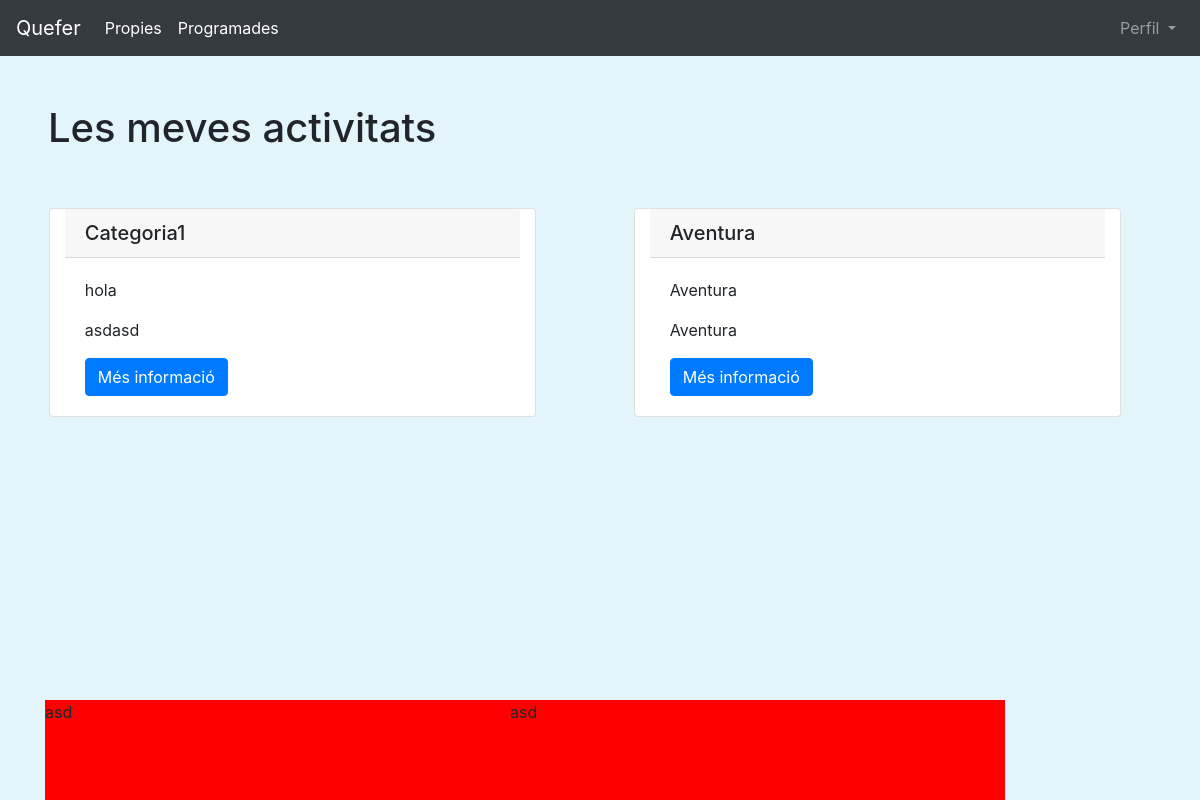
Before: /activitatsPropies/ (signed in) with the older database file.
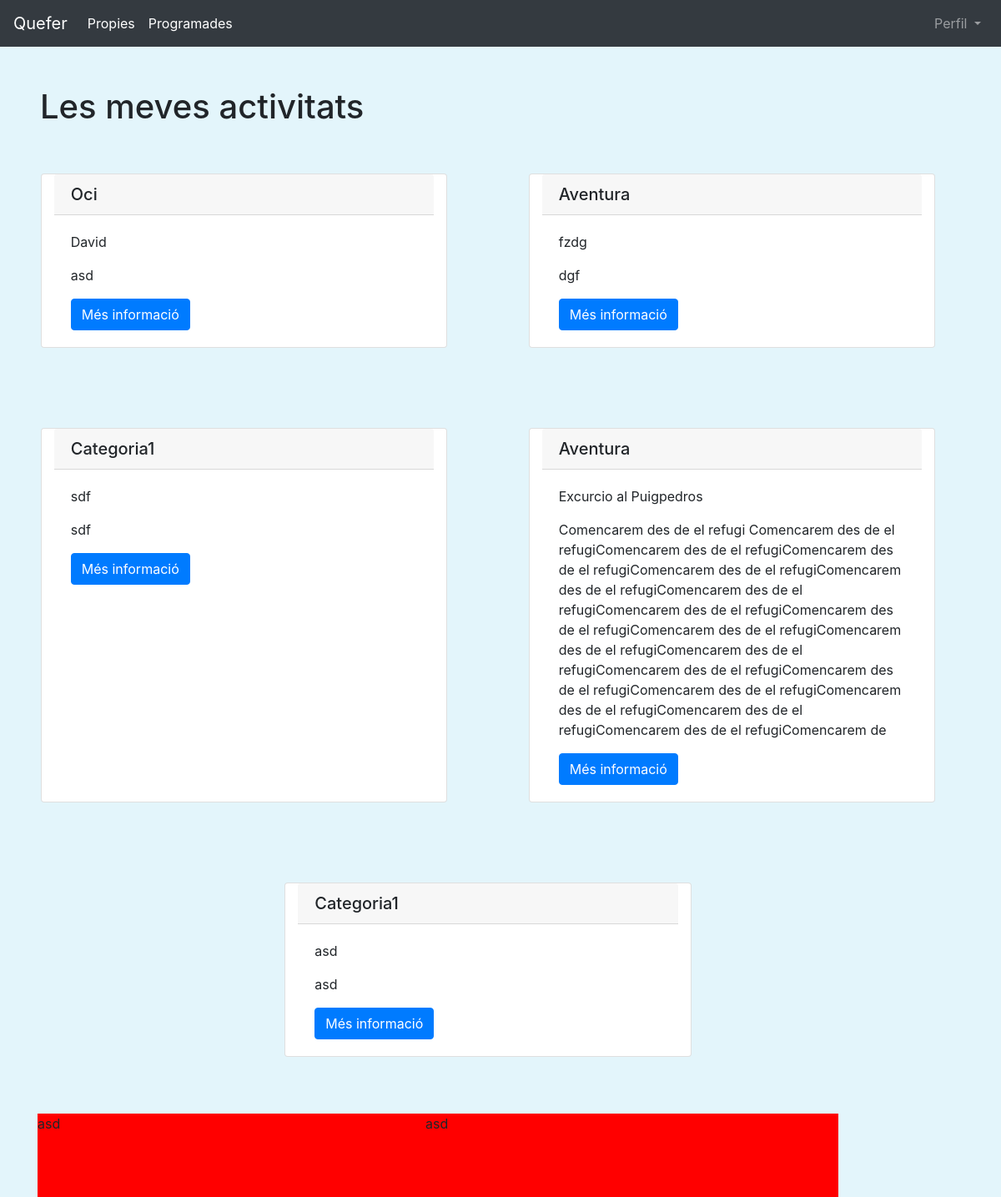
After: the same page with the newer database file.
### activitats/models.py (models this page shows, shortened)
class Activitat(models.Model):
    nom = models.CharField(max_length=50, blank=False, default='', verbose_name="Nom")
    descripcio = models.TextField(max_length=500, blank=False, default='', verbose_name="Descripcio")
    dia = models.DateTimeField(max_length=100,verbose_name="Inici")
    diafinal = models.DateTimeField(max_length=100,verbose_name="Final")
    localitat = models.ForeignKey(Localitat,on_delete=models.CASCADE)
    categoria = models.ForeignKey(Categoria, on_delete=models.CASCADE)
    creador = models.CharField(max_length=250, blank=False, default='', verbose_name="Nom")
    persones_inscrites = models.ManyToManyField(Persona, through='activitat_persones_inscrites')

class Categoria(models.Model):
    nom = models.CharField(max_length=100, blank=False, default='',verbose_name="nom")
    def __str__(self):
        return self.nom

### activitats/views.py (the view)
# urls.py: url(r'activitatsPropies/$', views.activitatsPropies, name='activitatsPropies'),
@login_required
def activitatsPropies(request):
    nom = Q(creador= str(request.user.get_username()))
    activitats = Activitat.objects.filter(nom)
    context = {
        "activtats": activitats,
    }
    return render(request, 'activitats/lesMevesActivitats.html', context)

### activitats/templates/activitats/lesMevesActivitats.html (shortened to what this page needs)
{% extends 'base.html' %}
{% block quefer %}{% url 'activitats:pantallaInici'%}{% endblock %}{% block content %}
        <div class="row col-12 pl-5 mt-5">
    <div class="col-6 ">
         <h1> Les meves activitats</h1>
    </div>
    </div>
    <div class="row col-12">
    {% for activitat in activtats %}
      <div class=" card col-sm-5 mr-auto ml-auto m-5 segon2">
          <h5 class="card-header">{{ activitat.categoria }}</h5>
          <div class="card-body tercer2">
              <p class="">{{ activitat.nom }}</p>
              <p class="card-text">{{ activitat.descripcio}}</p>
               <td ><a  class="btn btn-primary" href="{% url 'activitats:activitatDetallada' activitat.id %}">Més informació</a></td>
          </div>
      </div>
    {% endfor %}
    </div>
{% endblock %}

### templates/base.html (shortened to what this page needs)
<!DOCTYPE html>
<html lang="en">
<head>
    <link rel="stylesheet" href="https://stackpath.bootstrapcdn.com/bootstrap/4.3.1/css/bootstrap.min.css">
    {% load static %}
    <link rel="stylesheet" href="{% static 'css/estils.css' %}">
</head>
<body class="klk2" >
{% if request.user.is_authenticated %}
<nav class="navbar navbar-expand-lg navbar navbar-dark bg-dark">
  <a class="navbar-brand" href="{% block quefer %}{% endblock %}">Quefer</a>
  <div class="collapse navbar-collapse" id="navbarSupportedContent">
    <ul class="navbar-nav d-flex" style="width: 100%">
      <li class="nav-item active">
        <a class="nav-link" href="{% url 'activitats:activitatsPropies' %}">Propies<span class="sr-only">(current)</span></a>
      </li>
    <li class="nav-item active">
        <a class="nav-link" href="{% url 'activitats:activitatsincrit' %}">Programades<span class="sr-only">(current)</span></a>
      </li>
        <li class="nav-item dropdown ml-auto">
        <a class="nav-link dropdown-toggle" href="#" id="navbarDropdown" role="button" data-toggle="dropdown" aria-haspopup="true" aria-expanded="false">
          Perfil
        </a>
      </li>
    </ul>
  </div>
</nav>
{% endif %}
 {% block content %}
 {% endblock %}
<div class="container ">
    <div class="footer" >
        <div class="row col-12">
            <div class="row col-6 " >
    asd
</div>
            <div class="row col-6 mr-auto ml-auto">
    asd
</div>
        </div>
</div>
</div>
</body>
</html>

### static/css/estils.css (style rules this page uses)
.klk2 { background: #E3F5FB; }
html { position: relative; min-height: 100%; }
.container { margin-bottom: 120px; width: 100%; }
.footer { position: absolute; bottom: 0; height: 100px; width: 80%; background-color: red; }

Changed rows visible on the page:
removed Activitat: categoria "Categoria1", nom "hola", descripcio "asdasd"
removed Activitat: categoria "Aventura", nom "Aventura", descripcio "Aventura"
added Activitat: categoria "Oci", nom "David", descripcio "asd"
added Activitat: categoria "Aventura", nom "fzdg", descripcio "dgf"
added Activitat: categoria "Categoria1", nom "sdf", descripcio "sdf"
added Activitat: categoria "Aventura", nom "Excurcio al Puigpedros", descripcio "Comencarem des de el refugi Comencarem des de el refugiComencarem des de el refugiComencarem des de el refugiComencarem des de el refugiComencarem des de el refugiComencarem des de el refugiComencarem des de el refugiComencarem des de el refugiComencarem des de el refugiComencarem des de el refugiComencarem des de el refugiComencarem des de el refugiComencarem des de el refugiComencarem des de el refugiComencarem des de el refugiComencarem des de el refugiComencarem des de el refugiComencarem de"
added Activitat: categoria "Categoria1", nom "asd", descripcio "asd"
